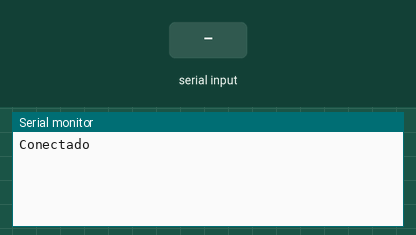
This sketch was run on a simulated Arduino Uno, built with avr-gcc and run on an emulated ATmega328P. On the bench: the last lines printed to the serial monitor. The test bench sets the inputs (shaded band).

Above: at 1.2 s.
1.3 s: "1" received over the second serial link
At 2.4 s:
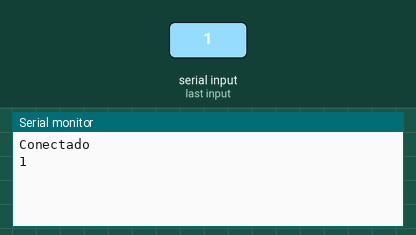
2.8 s: "0" received over the second serial link
At 3.6 s:
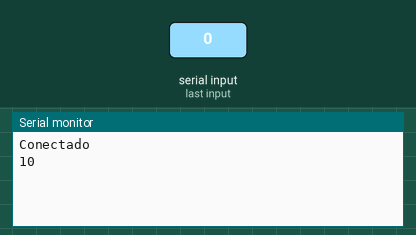

Measured:
- after the input at 1.3 s, the serial monitor: prints a new line at once (image 1)
- after the input at 2.8 s, the serial monitor: prints a new line at once (image 2)

The sketch:

aplicacion_bluetooth.ino
```cpp
#include <SoftwareSerial.h>
SoftwareSerial BT1(10,11);

void setup() {
  Serial.begin(9600);
  Serial.println("Conectado");
  BT1.begin(38400);
}

void loop() {
  if(BT1.available()) {
    Serial.write(BT1.read());
  }

  if(Serial.available()){
    BT1.write(Serial.read());
  }
}
```
